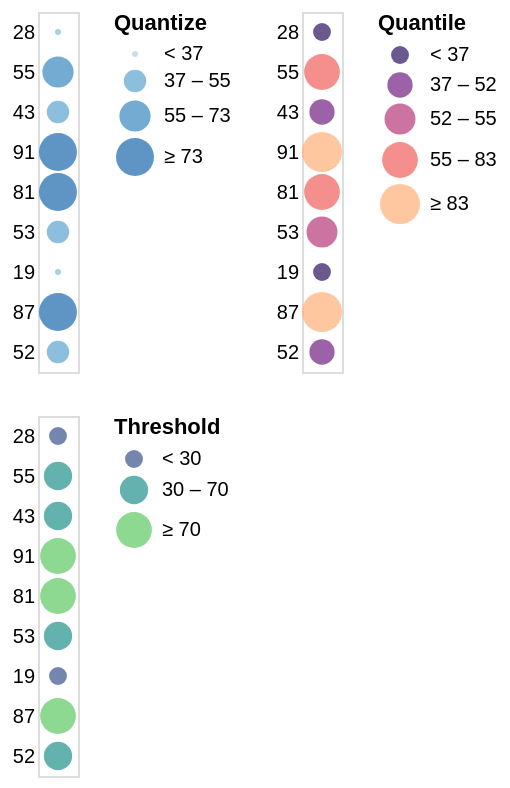

Here is the Vega-Lite specification saved for this chart:
### Vega specification from a JSON file in a GitHub repository (floating-point values rounded to 4 significant figures)
{"$schema": "https://vega.github.io/schema/vega/v5.json", "description": "Horizontally concatenated charts that show different types of discretizing scales.", "autosize": "pad", "padding": 5, "data": [{"name": "source_0", "values": [{"a": "A", "b": 28}, {"a": "B", "b": 55}, {"a": "C", "b": 43}, {"a": "D", "b": 91}, {"a": "E", "b": 81}, {"a": "F", "b": 53}, {"a": "G", "b": 19}, {"a": "H", "b": 87}, {"a": "I", "b": 52}]}, {"name": "data_1", "source": "source_0", "transform": [{"type": "filter", "expr": "datum[\"b\"] !== null && !isNaN(datum[\"b\"])"}]}, {"name": "data_2", "source": "source_0", "transform": [{"type": "filter", "expr": "datum[\"b\"] !== null && !isNaN(datum[\"b\"])"}]}, {"name": "data_3", "source": "source_0", "transform": [{"type": "filter", "expr": "datum[\"b\"] !== null && !isNaN(datum[\"b\"])"}]}], "signals": [{"name": "concat_0_width", "value": 20}, {"name": "concat_0_y_step", "value": 20}, {"name": "concat_0_height", "update": "bandspace(domain('concat_0_y').length, 1, 0.5) * concat_0_y_step"}, {"name": "concat_1_width", "value": 20}, {"name": "concat_1_y_step", "value": 20}, {"name": "concat_1_height", "update": "bandspace(domain('concat_1_y').length, 1, 0.5) * concat_1_y_step"}, {"name": "concat_2_width", "value": 20}, {"name": "concat_2_y_step", "value": 20}, {"name": "concat_2_height", "update": "bandspace(domain('concat_2_y').length, 1, 0.5) * concat_2_y_step"}], "layout": {"padding": 20, "bounds": "full", "align": "each", "columns": 2}, "marks": [{"type": "group", "name": "concat_0_group", "style": "cell", "encode": {"update": {"width": {"signal": "concat_0_width"}, "height": {"signal": "concat_0_height"}}}, "signals": [{"name": "width", "update": "concat_0_width"}], "marks": [{"name": "concat_0_marks", "type": "symbol", "style": ["circle"], "from": {"data": "data_1"}, "encode": {"update": {"opacity": {"value": 0.7}, "fill": {"scale": "concat_0_color", "field": "b"}, "x": {"signal": "concat_0_width", "mult": 0.5}, "y": {"scale": "concat_0_y", "field": "b"}, "size": {"scale": "concat_0_size", "field": "b"}, "shape": {"value": "circle"}}}}], "axes": [{"scale": "concat_0_y", "orient": "left", "grid": false, "domain": false, "ticks": false, "zindex": 1}], "legends": [{"title": "Quantize", "fill": "concat_0_color", "gradientLength": {"signal": "clamp(concat_0_height, 64, 200)"}, "symbolType": "circle", "encode": {"symbols": {"update": {"shape": {"value": "circle"}, "opacity": {"value": 0.7}}}}, "size": "concat_0_size"}]}, {"type": "group", "name": "concat_1_group", "style": "cell", "encode": {"update": {"width": {"signal": "concat_1_width"}, "height": {"signal": "concat_1_height"}}}, "signals": [{"name": "width", "update": "concat_1_width"}], "marks": [{"name": "concat_1_marks", "type": "symbol", "style": ["circle"], "from": {"data": "data_2"}, "encode": {"update": {"opacity": {"value": 0.7}, "fill": {"scale": "concat_1_color", "field": "b"}, "x": {"signal": "concat_1_width", "mult": 0.5}, "y": {"scale": "concat_1_y", "field": "b"}, "size": {"scale": "concat_1_size", "field": "b"}, "shape": {"value": "circle"}}}}], "axes": [{"scale": "concat_1_y", "orient": "left", "grid": false, "domain": false, "ticks": false, "zindex": 1}], "legends": [{"format": "d", "title": "Quantile", "fill": "concat_1_color", "gradientLength": {"signal": "clamp(concat_1_height, 64, 200)"}, "labelOverlap": "greedy", "symbolType": "circle", "encode": {"symbols": {"update": {"shape": {"value": "circle"}, "opacity": {"value": 0.7}}}}, "size": "concat_1_size"}]}, {"type": "group", "name": "concat_2_group", "style": "cell", "encode": {"update": {"width": {"signal": "concat_2_width"}, "height": {"signal": "concat_2_height"}}}, "signals": [{"name": "width", "update": "concat_2_width"}], "marks": [{"name": "concat_2_marks", "type": "symbol", "style": ["circle"], "from": {"data": "data_3"}, "encode": {"update": {"opacity": {"value": 0.7}, "fill": {"scale": "concat_2_color", "field": "b"}, "x": {"signal": "concat_2_width", "mult": 0.5}, "y": {"scale": "concat_2_y", "field": "b"}, "size": {"scale": "concat_2_size", "field": "b"}, "shape": {"value": "circle"}}}}], "axes": [{"scale": "concat_2_y", "orient": "left", "grid": false, "domain": false, "ticks": false, "zindex": 1}], "legends": [{"title": "Threshold", "fill": "concat_2_color", "gradientLength": {"signal": "clamp(concat_2_height, 64, 200)"}, "labelOverlap": "greedy", "symbolType": "circle", "encode": {"symbols": {"update": {"shape": {"value": "circle"}, "opacity": {"value": 0.7}}}}, "size": "concat_2_size"}]}], "scales": [{"name": "concat_0_y", "type": "point", "domain": {"data": "data_1", "field": "b"}, "range": {"step": {"signal": "concat_0_y_step"}}, "padding": 0.5}, {"name": "concat_0_color", "type": "quantize", "domain": {"data": "data_1", "field": "b"}, "range": "ramp", "zero": true, "interpolate": "hcl"}, {"name": "concat_0_size", "type": "quantize", "domain": {"data": "data_1", "field": "b"}, "range": {"signal": "sequence(9, 361 + (361 - 9) / (4 - 1), (361 - 9) / (4 - 1))"}, "zero": false}, {"name": "concat_1_y", "type": "point", "domain": {"data": "data_2", "field": "b"}, "range": {"step": {"signal": "concat_1_y_step"}}, "padding": 0.5}, {"name": "concat_1_color", "type": "quantile", "domain": {"data": "data_2", "field": "b"}, "range": {"scheme": "magma"}, "interpolate": "hcl"}, {"name": "concat_1_size", "type": "quantile", "domain": {"data": "data_2", "field": "b"}, "range": [80, 160, 240, 320, 400]}, {"name": "concat_2_y", "type": "point", "domain": {"data": "data_3", "field": "b"}, "range": {"step": {"signal": "concat_2_y_step"}}, "padding": 0.5}, {"name": "concat_2_color", "type": "threshold", "domain": [30, 70], "range": {"scheme": "viridis"}, "interpolate": "hcl"}, {"name": "concat_2_size", "type": "threshold", "domain": [30, 70], "range": [80, 200, 320]}]}
